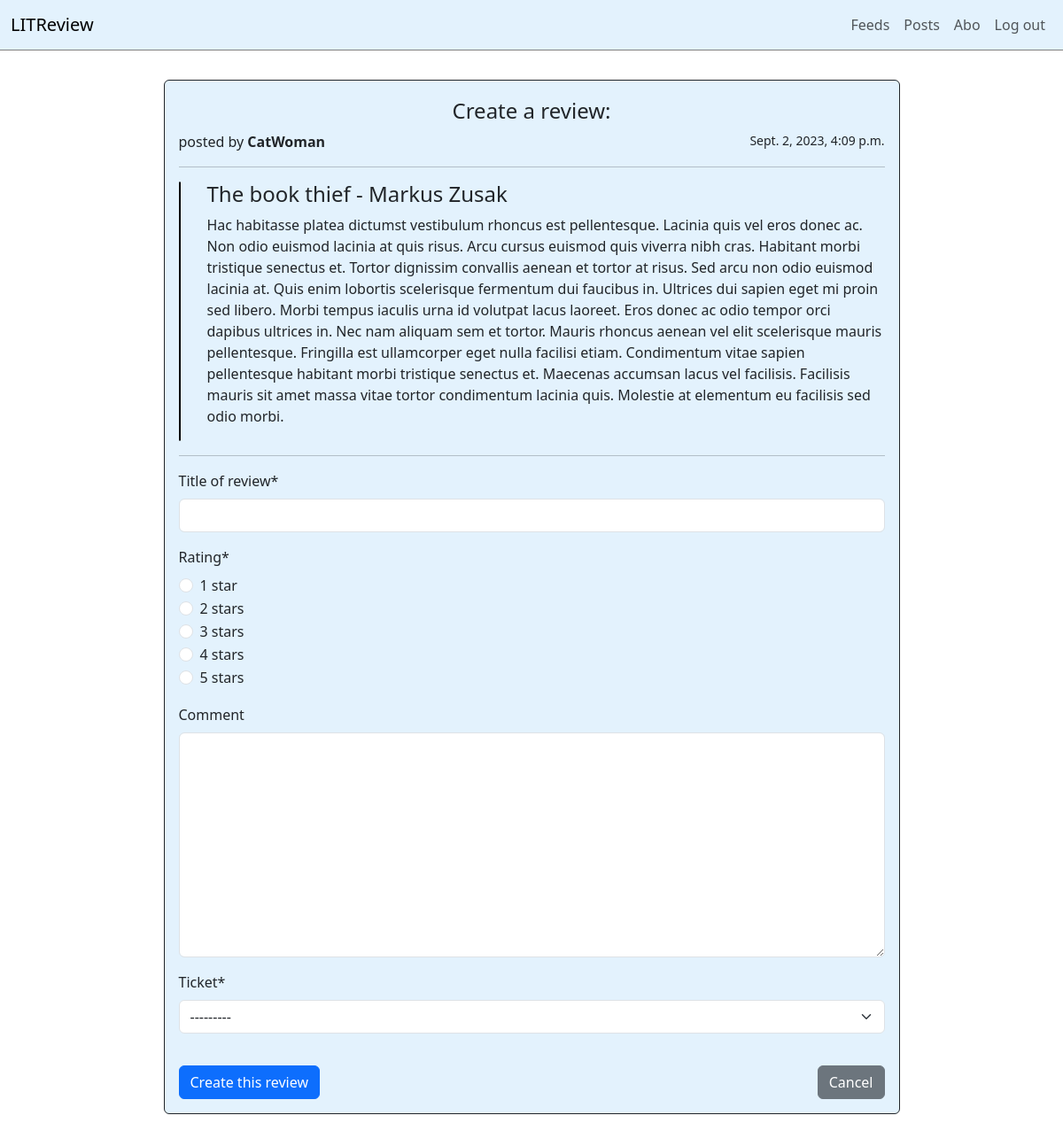
Page /create-review-ticket/15/ (signed in) on the committed database.
### review/models.py (models this page shows, shortened)
class Ticket(models.Model):
    class Meta:
        verbose_name = _("ticket")
        verbose_name_plural = _("tickets")
        ordering = ["-ticket_created"]
    title = models.CharField(max_length=128, verbose_name=_("title of ticket"))
    description = models.TextField(
        max_length=2048, verbose_name=_("description"), blank=True
    )
    creator = models.ForeignKey(
        settings.AUTH_USER_MODEL,
        on_delete=models.CASCADE,
        verbose_name=_("creator of ticket"),
    )
    image = models.ImageField(
        upload_to="images/", verbose_name=_("image"), blank=True, null=True
    )
    ticket_created = models.DateTimeField(
        auto_now_add=True, verbose_name=_("ticket created at")
    )
    def __str__(self):
        return str(self.title)

### accounts/models.py (models this page shows)
class User(AbstractUser):
    pass

### review/views.py (the view, shortened to what this page needs)
class CreateReviewForTicketView(LoginRequiredMixin, CreateView):
    model = Review
    form_class = ReviewForm
    template_name = "feeds/create_review_for_ticket.html"
    success_url = reverse_lazy("review:feeds_page")
    def get_context_data(self, **kwargs):
        context = super().get_context_data(**kwargs)
        context["ticket"] = Ticket.objects.get(pk=self.kwargs.get("pk"))
        return context

### review/forms.py
class ReviewForm(forms.ModelForm):
    class Meta:
        model = Review
        fields = ["headline", "rating", "body", "ticket"]
    rating = forms.ChoiceField(
        widget=forms.RadioSelect(),
        choices=[
            (1, "1 star"),
            (2, "2 stars"),
            (3, "3 stars"),
            (4, "4 stars"),
            (5, "5 stars"),
        ],
    )

### review/templates/feeds/create_review_for_ticket.html (shortened to what this page needs)
{% extends 'base_layout.html' %}
{% load static crispy_forms_tags %}
{% block content %}
<div class="container main">
  <div class="row justify-content-center">
    <div class="col-md-9">
      <div class="card border-dark my-3" style="background-color: #e3f2fd;">
        <div class="card-body bg-transparent ">
          <h4 class="card-subtitle text-center py-2"> Create a review: </h4>
          <form method="post">
              <p> posted by <strong>{{ ticket.creator }}</strong> <small style="float: right;"> {{ ticket.ticket_created }} </small> </p>
              <hr>
              <div style="display: flex;">
                <img src="{% get_media_prefix %}{{ get_ticket.image }}" alt="{{ get_ticket_title }}" class="img-fluid img-border">
                <div style="margin-left: 30px;">
                  <div style="margin-bottom: 15px;">
                    <h4> {{ ticket.title }} </h4>
                    <p> {{ ticket.description }} </p>
                  </div>
                </div>
              </div>
              <hr>
              {{ form|crispy }}
            <div style="display: flex; justify-content: space-between;">
              <button type="submit" class="btn btn-primary margin-btn"> Create this review </button>
              <a href="{% url 'review:feeds_page' %}" role="button" class="btn btn-secondary margin-btn"> Cancel </a>
            </div>
          </form>
        </div>
      </div>
    </div>
  </div>
</div>
{% endblock %}

### ui/static/css/styles.css (style rules this page uses)
.main { padding-top: 10px; }
.margin-btn { margin-top: 20px; }
@media (min-width: 990px) { .img-border { border: solid black 1px; border-radius: 3px; } }

### rows in the picture
Ticket: creator "CatWoman", ticket_created "Sept. 2, 2023, 4:09 p.m.", title "The book thief - Markus Zusak", description "Hac habitasse platea dictumst vestibulum rhoncus est pellentesque. Lacinia quis vel eros donec ac. Non odio euismod lacinia at quis risus. Arcu cursus euismod quis viverra nibh cras. Habitant morbi tristique senectus et. Tortor dignissim convallis aenean et tortor at risus. Sed arcu non odio euismod lacinia at. Quis enim lobortis scelerisque fermentum dui faucibus in. Ultrices dui sapien eget mi proin sed libero. Morbi tempus iaculis urna id volutpat lacus laoreet. Eros donec ac odio tempor orci dapibus ultrices in. Nec nam aliquam sem et tortor. Mauris rhoncus aenean vel elit scelerisque mauris pellentesque. Fringilla est ullamcorper eget nulla facilisi etiam. Condimentum vitae sapien…"
